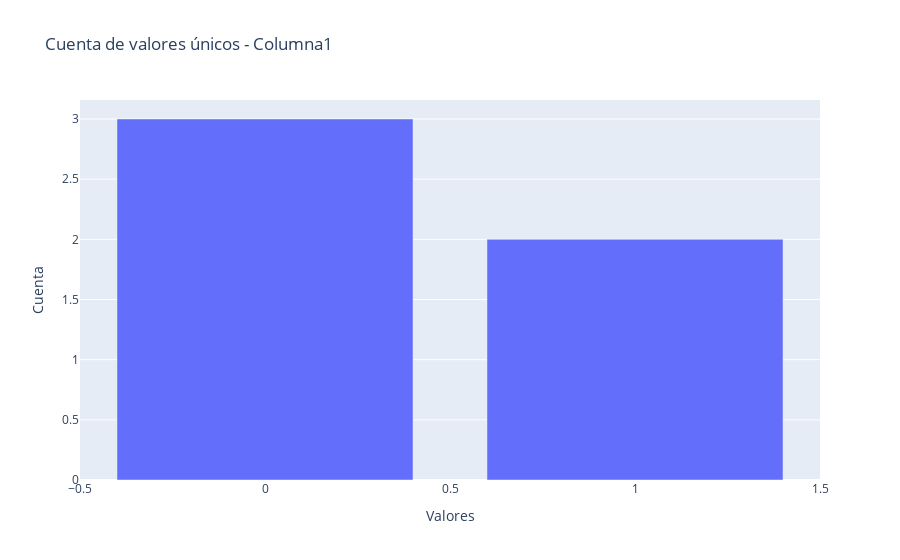
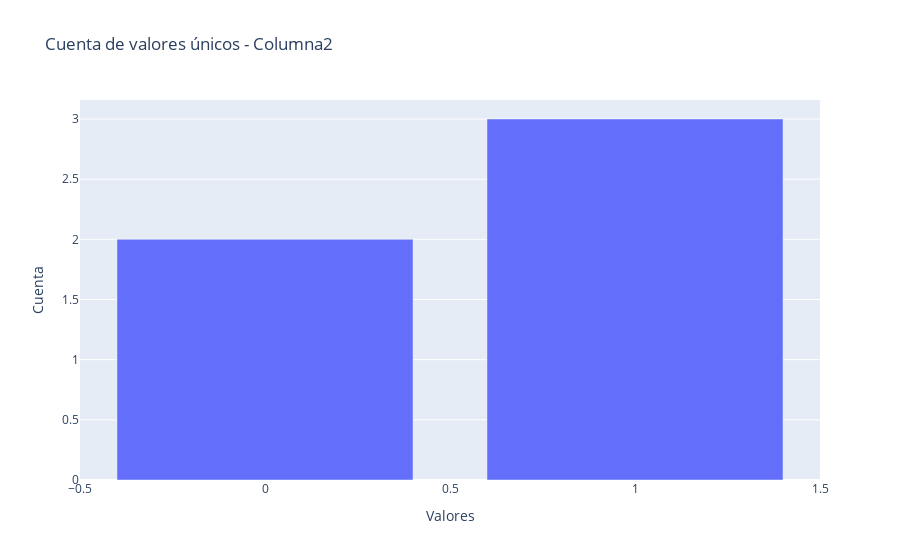
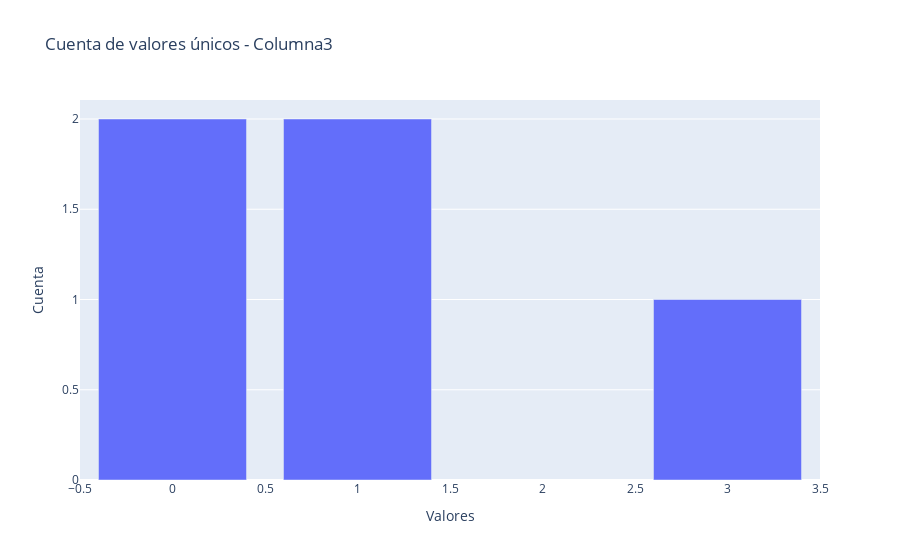
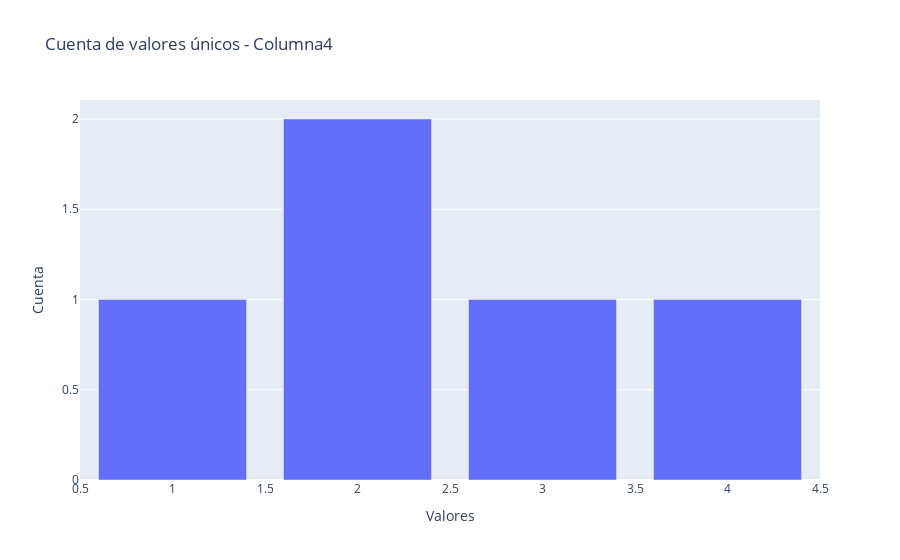

Source (notebook cell) for these figures, in order:
### Code cell
import plotly.graph_objects as go
import pandas as pd

# Ejemplo de DataFrame con varias columnas
data = {
    'Columna1': [0, 1, 0, 1, 0],
    'Columna2': [1, 1, 0, 0, 1],
    'Columna3': [1, 0, 1, 0, 3],
    'Columna4': [1, 2, 2, 3, 4]
}

df = pd.DataFrame(data)

# Generar figuras separadas para cada columna
figures = []
for col in df.columns:
    value_counts = df[col].value_counts()
    x_values = value_counts.index.tolist()
    y_values = value_counts.values.tolist()
    
    fig = go.Figure(go.Bar(x=x_values, y=y_values))
    fig.update_layout(
        title=f'Cuenta de valores únicos - {col}',
        xaxis_title='Valores',
        yaxis_title='Cuenta',
    )
    
    figures.append(fig)

# Mostrar las figuras
for fig in figures:
    fig.show()

### Figure 1 — Plotly figure (JSON) as saved in the notebook; plotly's stock layout.template omitted (floating-point values rounded to 4 significant figures)
{"data": [{"type": "bar", "x": [0, 1], "y": [3, 2]}], "layout": {"title": {"text": "Cuenta de valores únicos - Columna1"}, "xaxis": {"title": {"text": "Valores"}}, "yaxis": {"title": {"text": "Cuenta"}}}}

### Figure 2 — Plotly figure (JSON) as saved in the notebook; plotly's stock layout.template omitted (floating-point values rounded to 4 significant figures)
{"data": [{"type": "bar", "x": [1, 0], "y": [3, 2]}], "layout": {"title": {"text": "Cuenta de valores únicos - Columna2"}, "xaxis": {"title": {"text": "Valores"}}, "yaxis": {"title": {"text": "Cuenta"}}}}

### Figure 3 — Plotly figure (JSON) as saved in the notebook; plotly's stock layout.template omitted (floating-point values rounded to 4 significant figures)
{"data": [{"type": "bar", "x": [1, 0, 3], "y": [2, 2, 1]}], "layout": {"title": {"text": "Cuenta de valores únicos - Columna3"}, "xaxis": {"title": {"text": "Valores"}}, "yaxis": {"title": {"text": "Cuenta"}}}}

### Figure 4 — Plotly figure (JSON) as saved in the notebook; plotly's stock layout.template omitted (floating-point values rounded to 4 significant figures)
{"data": [{"type": "bar", "x": [2, 1, 3, 4], "y": [2, 1, 1, 1]}], "layout": {"title": {"text": "Cuenta de valores únicos - Columna4"}, "xaxis": {"title": {"text": "Valores"}}, "yaxis": {"title": {"text": "Cuenta"}}}}
